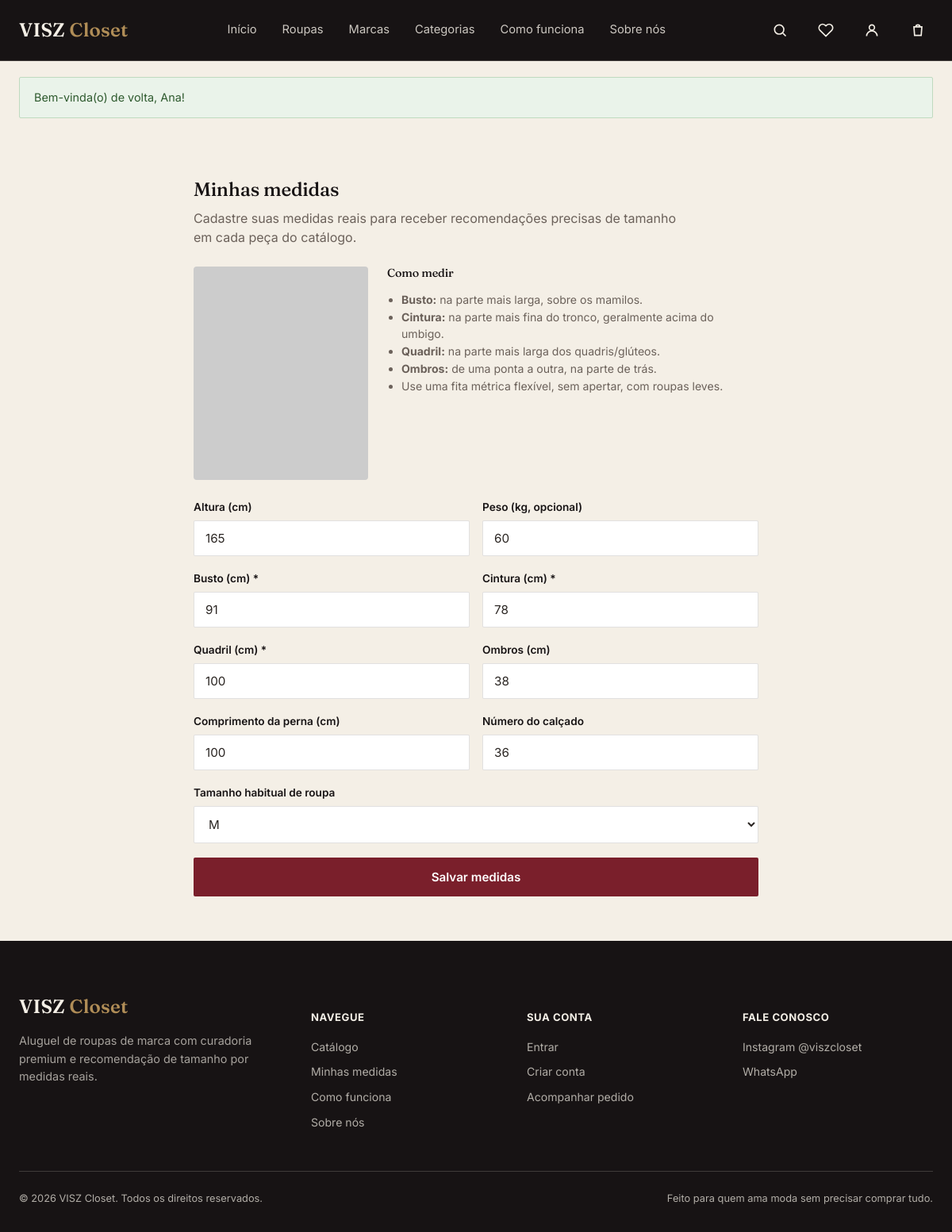
The app's page /minhas-medidas.php (signed in) with its own data.
### tables this page shows
CREATE TABLE measurements (
  id INT AUTO_INCREMENT PRIMARY KEY,
  user_id INT NOT NULL UNIQUE,
  height INT NULL,
  weight INT NULL,
  bust INT NULL,
  waist INT NULL,
  hip INT NULL,
  shoulders INT NULL,
  leg_length INT NULL,
  usual_size VARCHAR(10) NULL,
  shoe_size INT NULL,
  created_at TIMESTAMP DEFAULT CURRENT_TIMESTAMP,
  updated_at TIMESTAMP DEFAULT CURRENT_TIMESTAMP ON UPDATE CURRENT_TIMESTAMP,
  CONSTRAINT fk_meas_user FOREIGN KEY (user_id) REFERENCES users(id) ON DELETE CASCADE
);

CREATE TABLE settings (
  id INT PRIMARY KEY DEFAULT 1,
  size_tolerance_cm INT NOT NULL DEFAULT 3,
  instagram_url VARCHAR(255) NOT NULL DEFAULT 'https://instagram.com/viszcloset',
  instagram_handle VARCHAR(100) NOT NULL DEFAULT '@viszcloset',
  whatsapp_number VARCHAR(30) NOT NULL DEFAULT '5581999999999',
  site_name VARCHAR(100) NOT NULL DEFAULT 'VISZ Closet',
  delivery_fee DECIMAL(10,2) NOT NULL DEFAULT 0,
  delivery_free_above DECIMAL(10,2) NOT NULL DEFAULT 0,
  delivery_info VARCHAR(255) NOT NULL DEFAULT 'Entregamos em toda a região metropolitana do Recife.'
);

### config/db.php (called while the page is built, shortened)
<?php
function db(): PDO {
    static $pdo = null;
    if ($pdo === null) {
        $dsn = 'mysql:host=' . DB_HOST . ';dbname=' . DB_NAME . ';charset=' . DB_CHARSET;
        try {
            $pdo = new PDO($dsn, DB_USER, DB_PASS, [
                PDO::ATTR_ERRMODE => PDO::ERRMODE_EXCEPTION,
                PDO::ATTR_DEFAULT_FETCH_MODE => PDO::FETCH_ASSOC,
                PDO::ATTR_EMULATE_PREPARES => false,
            ]);
        } catch (PDOException $e) {
            http_response_code(500);
            die('Não foi possível conectar ao banco de dados. Verifique config/config.php.');
        }
    }
    return $pdo;
}

### includes/functions.php (called while the page is built, shortened)
<?php
require_once __DIR__ . '/../config/db.php';
function e(?string $value): string {
    return htmlspecialchars($value ?? '', ENT_QUOTES, 'UTF-8');
}
function current_user(): ?array {
    static $cache = null;
    if ($cache !== null) return $cache;
    $stmt = db()->prepare('SELECT * FROM users WHERE id = ? AND status = "ativo"');
    $stmt->execute([$_SESSION['user_id']]);
    $cache = $stmt->fetch() ?: null;
    return $cache;
}
function require_login(): array {
    $user = current_user();
    return $user;
}
function get_settings(): array {
    static $settings = null;
    if ($settings === null) {
        $settings = db()->query('SELECT * FROM settings WHERE id = 1')->fetch() ?: [];
    }
    return $settings;
}
function get_user_measurements(int $userId): ?array {
    $stmt = db()->prepare('SELECT * FROM measurements WHERE user_id = ?');
    $stmt->execute([$userId]);
    return $stmt->fetch() ?: null;
}

### minhas-medidas.php (the view, shortened to what this page needs)
<?php
require_once __DIR__ . '/includes/functions.php';
$user = require_login();
$existing = get_user_measurements($user['id']);
require __DIR__ . '/includes/header.php';
?>
<section class="section-tight">
    <div class="container" style="max-width:760px;">
        <h1>Minhas medidas</h1>
        <p style="color:var(--graphite-soft);">Cadastre suas medidas reais para receber recomendações precisas de tamanho em cada peça do catálogo.</p>
        <div style="display:flex; gap:24px; margin:24px 0; flex-wrap:wrap;">
            <img src="https://picsum.photos/seed/medidasguia/360/440" alt="Guia visual de como medir o corpo" style="border-radius:4px; width:220px;">
            <div style="flex:1; min-width:240px;">
                <h4 style="font-size:0.9rem;">Como medir</h4>
                <ul style="font-size:0.88rem; color:var(--graphite-soft); padding-left:18px;">
                    <li><strong>Busto:</strong> na parte mais larga, sobre os mamilos.</li>
                    <li><strong>Cintura:</strong> na parte mais fina do tronco, geralmente acima do umbigo.</li>
                    <li><strong>Quadril:</strong> na parte mais larga dos quadris/glúteos.</li>
                    <li><strong>Ombros:</strong> de uma ponta a outra, na parte de trás.</li>
                    <li>Use uma fita métrica flexível, sem apertar, com roupas leves.</li>
                </ul>
            </div>
        </div>
        <form method="post">
            <div class="form-row">
                <div class="form-field">
                    <label for="height">Altura (cm)</label>
                    <input type="number" id="height" name="height" value="<?= e((string)($existing['height'] ?? '')) ?>">
                </div>
                <div class="form-field">
                    <label for="weight">Peso (kg, opcional)</label>
                    <input type="number" id="weight" name="weight" value="<?= e((string)($existing['weight'] ?? '')) ?>">
                </div>
            </div>
            <div class="form-row">
                <div class="form-field">
                    <label for="bust">Busto (cm) *</label>
                    <input type="number" id="bust" name="bust" required value="<?= e((string)($existing['bust'] ?? '')) ?>">
                </div>
                <div class="form-field">
                    <label for="waist">Cintura (cm) *</label>
                    <input type="number" id="waist" name="waist" required value="<?= e((string)($existing['waist'] ?? '')) ?>">
                </div>
            </div>
            <div class="form-row">
                <div class="form-field">
                    <label for="hip">Quadril (cm) *</label>
                    <input type="number" id="hip" name="hip" required value="<?= e((string)($existing['hip'] ?? '')) ?>">
                </div>
                <div class="form-field">
                    <label for="shoulders">Ombros (cm)</label>
                    <input type="number" id="shoulders" name="shoulders" value="<?= e((string)($existing['shoulders'] ?? '')) ?>">
                </div>
            </div>
            <div class="form-row">
                <div class="form-field">
                    <label for="leg_length">Comprimento da perna (cm)</label>
                    <input type="number" id="leg_length" name="leg_length" value="<?= e((string)($existing['leg_length'] ?? '')) ?>">
                </div>
                <div class="form-field">
                    <label for="shoe_size">Número do calçado</label>
                    <input type="number" id="shoe_size" name="shoe_size" value="<?= e((string)($existing['shoe_size'] ?? '')) ?>">
                </div>
            </div>
            <div class="form-field">
                <label for="usual_size">Tamanho habitual de roupa</label>
                <select id="usual_size" name="usual_size">
                    <?php foreach (['PP','P','M','G','GG'] as $s): ?>
                        <option value="<?= $s ?>" <?= ($existing['usual_size'] ?? '') === $s ? 'selected' : '' ?>><?= $s ?></option>
                    <?php endforeach; ?>
                </select>
            </div>
            <button type="submit" class="btn btn-primary btn-block">Salvar medidas</button>
        </form>
    </div>
</section>
<?php require __DIR__ . '/includes/footer.php'; ?>

### includes/footer.php (shortened to what this page needs)
<?php
$__settings = get_settings();
?>
<footer class="site-footer">
    <div class="container">
        <div class="footer-grid">
            <div>
                <div class="logo" style="margin-bottom:14px;">VISZ <span>Closet</span></div>
                <p style="color:rgba(244,239,230,0.65); font-size:0.9rem;">Aluguel de roupas de marca com curadoria premium e recomendação de tamanho por medidas reais.</p>
            </div>
            <div>
                <h5>Navegue</h5>
                <a href="<?= BASE_URL ?>/roupas.php">Catálogo</a>
                <a href="<?= BASE_URL ?>/minhas-medidas.php">Minhas medidas</a>
                <a href="<?= BASE_URL ?>/como-funciona.php">Como funciona</a>
                <a href="<?= BASE_URL ?>/sobre.php">Sobre nós</a>
            </div>
            <div>
                <h5>Sua conta</h5>
                <a href="<?= BASE_URL ?>/login.php">Entrar</a>
                <a href="<?= BASE_URL ?>/cadastro.php">Criar conta</a>
                <a href="<?= BASE_URL ?>/pedido-status.php">Acompanhar pedido</a>
            </div>
            <div>
                <h5>Fale conosco</h5>
                <a href="<?= e($__settings['instagram_url'] ?? '#') ?>" target="_blank" rel="noopener">Instagram <?= e($__settings['instagram_handle'] ?? '') ?></a>
                <a href="https://wa.me/<?= e($__settings['whatsapp_number'] ?? '') ?>" target="_blank" rel="noopener">WhatsApp</a>
            </div>
        </div>
        <div class="footer-bottom">
            <span>&copy; <?= date('Y') ?> VISZ Closet. Todos os direitos reservados.</span>
            <span>Feito para quem ama moda sem precisar comprar tudo.</span>
        </div>
    </div>
</footer>
</body>
</html>

### assets/css/style.css (style rules this page uses)
:root { --ink: #171314; --ivory: #F4EFE6; --ivory-dim: #ECE5D8; --wine: #7A1F2B; --wine-dark: #5C1620; --brass: #B08D57; --graphite: #2B2623; --graphite-soft: #6b615a; --white: #FFFFFF; --line: rgba(43, 38, 35, 0.14); --line-on-ink: rgba(244, 239, 230, 0.18); --font-display: 'Fraunces', Georgia, serif; --font-body: 'Inter', -apple-system, sans-serif; --radius-sm: 2px; --radius-md: 4px; --container: 1280px; }
* { box-sizing: border-box; }
html { scroll-behavior: smooth; }
body { margin: 0; font-family: var(--font-body); color: var(--graphite); background: var(--ivory); line-height: 1.55; -webkit-font-smoothing: antialiased; }
img { max-width: 100%; display: block; }
a { color: inherit; text-decoration: none; }
h1, h2, h3, h4 { font-family: var(--font-display); font-weight: 500; margin: 0 0 0.4em; line-height: 1.15; letter-spacing: -0.01em; color: var(--ink); }
p { margin: 0 0 1em; max-width: 62ch; }
.container { max-width: var(--container); margin: 0 auto; padding: 0 24px; }
.btn { display: inline-flex; align-items: center; justify-content: center; gap: 8px; padding: 14px 28px; border-radius: var(--radius-sm); font-family: var(--font-body); font-weight: 600; font-size: 0.95rem; border: 1px solid transparent; cursor: pointer; transition: background 0.2s ease, color 0.2s ease, border-color 0.2s ease, transform 0.15s ease; white-space: nowrap; }
.btn-primary { background: var(--wine); color: var(--white); }
.btn-block { width: 100%; }
.logo { font-family: var(--font-display); font-size: 1.5rem; font-weight: 600; letter-spacing: 0.01em; color: var(--ivory); flex-shrink: 0; }
.logo span { color: var(--brass); }
.section-tight { padding: 56px 0; }
.form-field { margin-bottom: 18px; }
.form-field label { display: block; font-size: 0.85rem; font-weight: 600; margin-bottom: 6px; color: var(--ink); }
.form-field input, .form-field select, .form-field textarea { width: 100%; padding: 12px 14px; border: 1px solid var(--line); border-radius: var(--radius-sm); font-family: var(--font-body); font-size: 0.95rem; background: var(--white); color: var(--graphite); }
.form-row { display: grid; grid-template-columns: 1fr 1fr; gap: 16px; }
.site-footer { background: var(--ink); color: rgba(244,239,230,0.7); padding: 64px 0 32px; }
.footer-grid { display: grid; grid-template-columns: 1.4fr 1fr 1fr 1fr; gap: 32px; margin-bottom: 40px; }
.footer-grid h5 { color: var(--ivory); font-family: var(--font-body); font-size: 0.82rem; text-transform: uppercase; letter-spacing: 0.04em; margin-bottom: 16px; }
.footer-grid a { display: block; margin-bottom: 10px; font-size: 0.88rem; }
.footer-bottom { border-top: 1px solid var(--line-on-ink); padding-top: 24px; font-size: 0.8rem; display: flex; justify-content: space-between; flex-wrap: wrap; gap: 12px; }

### records on screen
measurements: height "165", weight "60", bust "91", waist "78", hip "100", shoulders "38", leg_length "100", shoe_size "36", usual_size "M"
settings: instagram_handle "@viszcloset"

### other values on screen
$f['message'] "Bem-vinda(o) de volta, Ana!"
